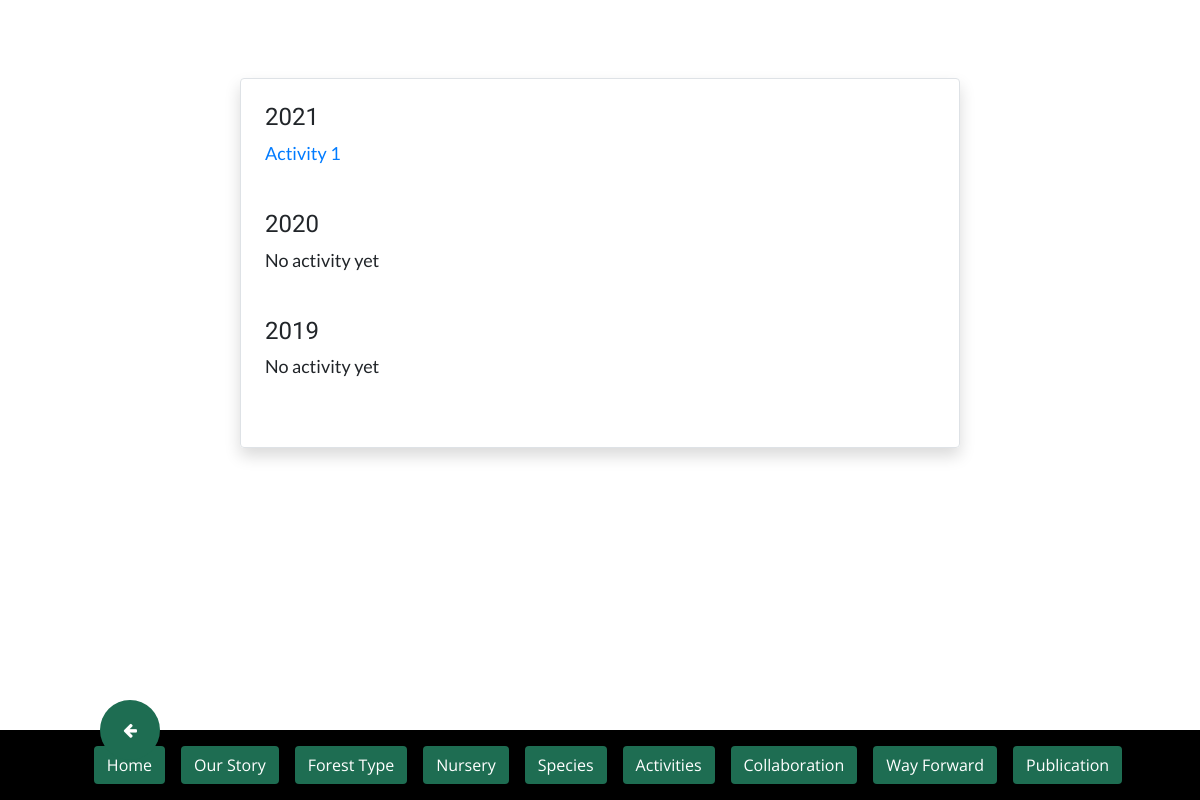
The app's page /activity/planting_index/, older data.
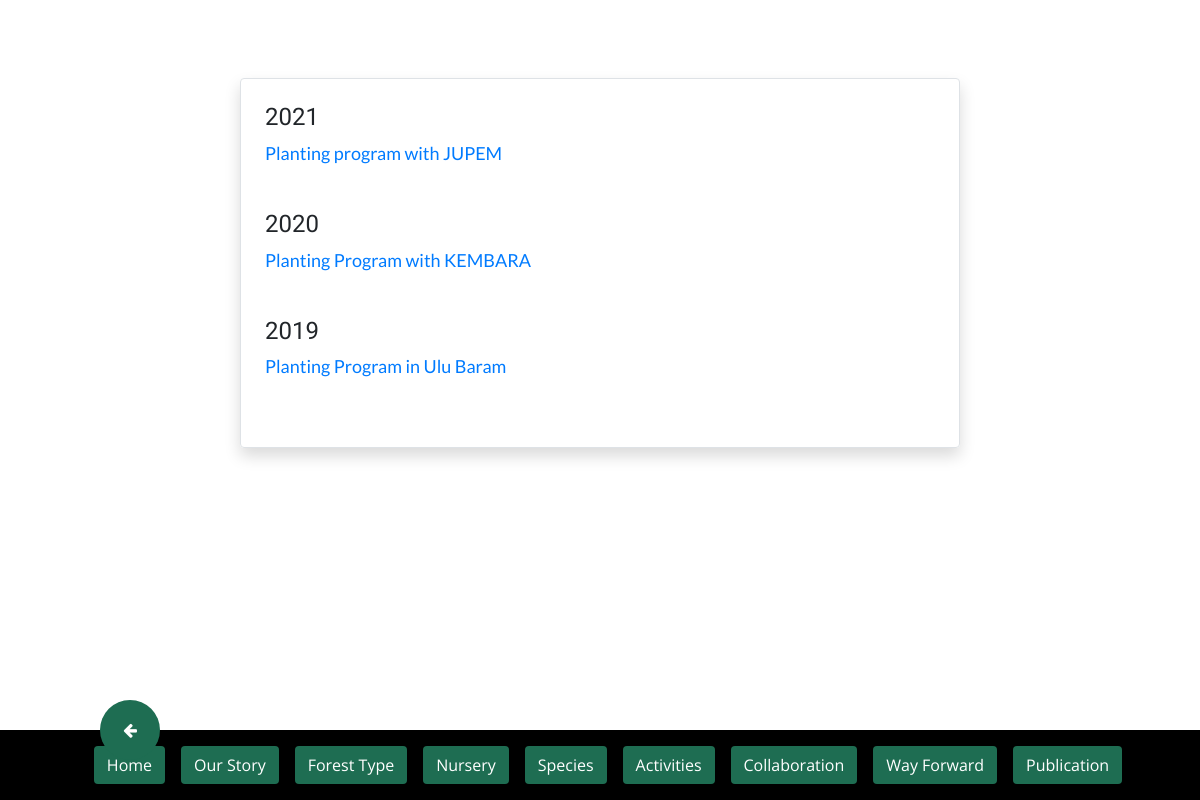
The same page, newer data.
### activity/models.py (models this page shows, shortened)
class Activity(models.Model):
	date_created = models.DateTimeField(auto_now_add=True)
	date_held = models.CharField(max_length=100)
	year = models.CharField(max_length=10, choices=YEAR_CHOICES, default="2021")
	activity_type = models.CharField(max_length=50, choices=ACTIVITY_CHOICES, default='PLANTING')
	name = models.CharField(max_length=200)
	location = models.CharField(max_length=100)
	participant = models.CharField(max_length=200)
	description = models.TextField()
	activity_img = models.ImageField('Activity image', null=True, blank=True, upload_to='activity_img/')
	class Meta:
		ordering = ['-date_created']

### activity/views.py (the view)
# urls.py: path('planting_index/', planting_index, name='planting_index'),
def planting_index(request):
	planting_2021_index = data_object.filter(year__icontains='2021').filter(activity_type__icontains='Planting')
	planting_2020_index = data_object.filter(year__icontains='2020').filter(activity_type__icontains='Planting')
	planting_2019_index = data_object.filter(year__icontains='2019').filter(activity_type__icontains='Planting')
	planting_2018_index = data_object.filter(year__icontains='2018').filter(activity_type__icontains='Planting')
	planting_2017_index = data_object.filter(year__icontains='2017').filter(activity_type__icontains='Planting')
	return render(request, 'activity/planting_index.html', {
			'planting_2021_index':planting_2021_index,
			'planting_2020_index':planting_2020_index,
			'planting_2019_index':planting_2019_index,
			'planting_2018_index':planting_2018_index,
			'planting_2017_index':planting_2017_index
		})

### activity/templates/activity/planting_index.html
{% extends 'base_en.html' %}
{% block content %}
<br>
<br>
<div class="custom-div fade-in border rounded shadow mt-4 p-4">
	<h4>2021</h4>
	{% if planting_2021_index %}
		{% for post in planting_2021_index %}
		<a href="{% url 'activity_detail' post.pk %}">
			<p>{{ post.name }}</p>
		</a>
		{% endfor %}
	{% else %}
	<p>No activity yet</p>
	{% endif %}
	<br>
	<h4>2020</h4>
	{% if planting_2020_index %}
		{% for post in planting_2020_index %}
		<a href="{% url 'activity_detail' post.pk %}">
			<p>{{ post.name }}</p>
		</a>
		{% endfor %}
	{% else %}
	<p>No activity yet</p>
	{% endif %}
	<br>
	<h4>2019</h4>
	{% if planting_2019_index %}
		{% for post in planting_2019_index %}
		<a href="{% url 'activity_detail' post.pk %}">
			<p>{{ post.name }}</p>
		</a>
		{% endfor %}
	{% else %}
	<p>No activity yet</p>
	{% endif %}
	<br>
</div>
{% endblock %}

Row changes from the older to the newer data that the page shows:
no longer on this page (row edited): Activity: name "Activity 1", shown under "2021"
added Activity: name "Planting program with JUPEM", shown under "2021"
added Activity: name "Planting Program with KEMBARA", shown under "2020"
added Activity: name "Planting Program in Ulu Baram", shown under "2019"
Text that changed along with them:
text no longer shown: "No activity yet No activity yet"
